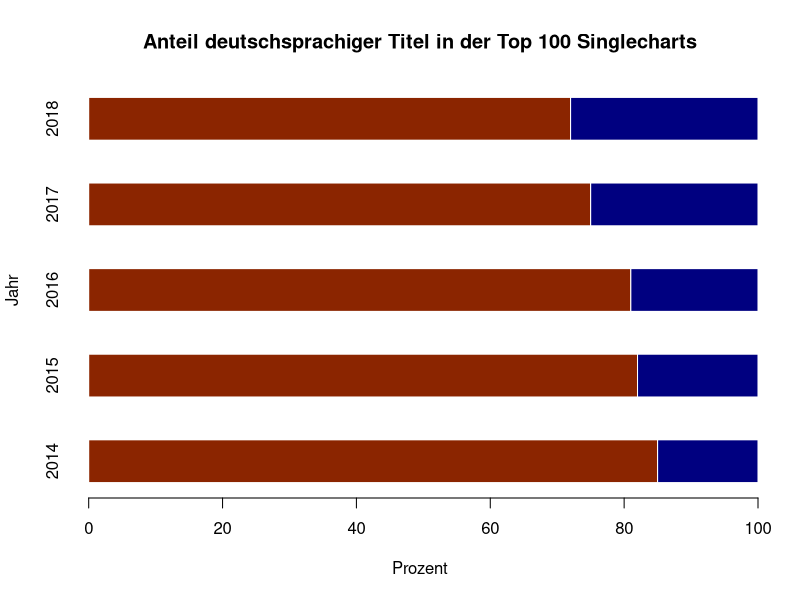
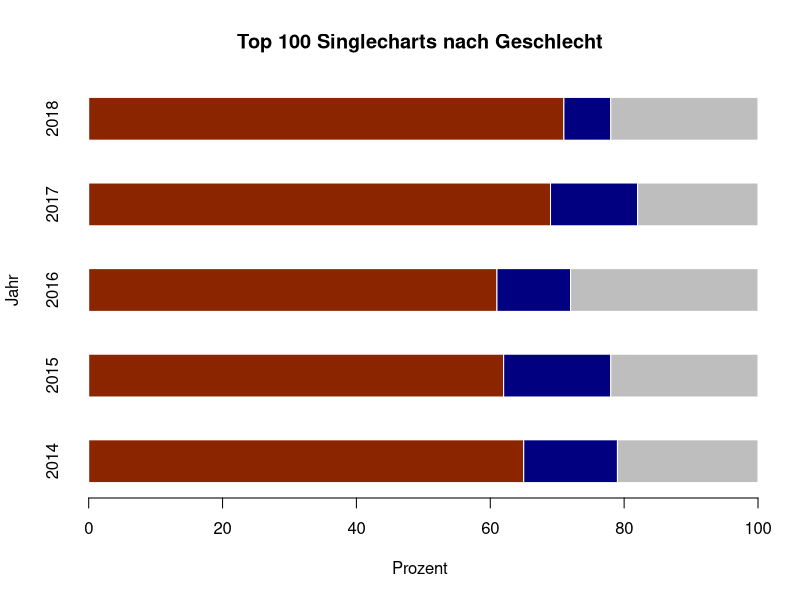
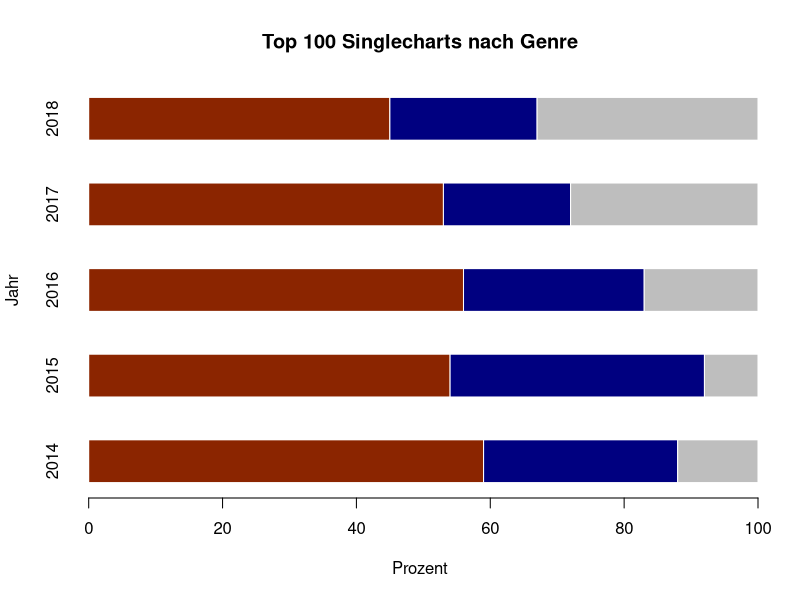

Generate these figures, in order, with R:
####################################################################
# Projekt: Analyse Top 100 Singlecharts                            #
# Im Auftrag: RedaktionsNetzwerk Deutschland                       #
# Autor: Julius Heinrichs                                          #
# Mail: julius.heinrichs@web.de                                    #
# Stand: 28.05.2019                                                #
####################################################################


# Datensatz einlesen: 
charts <- read.csv2("Datensatz_Charts.csv", header = TRUE, sep = ";")

####################################################################
# Datensatz: Datensatz_Charts                                      #
#                                                                  #
# Der Datensatz enthält die Top100 Singlejahrescharts von 2014 bis #
# 2018. Variablen: Jahr, Position, Titel, Interpret, Geschlecht    #
# Interpret, Sprache des Titels, Genre des Titels                  # 
#                                                                  #
# Eigene Datenakkumulation                                         #
# Datenquelle: https://www.offiziellecharts.de/charts/single-jahr  #
# Vorgehen bei Datensatzerstellung und Codes siehe readme          #
####################################################################

# Bereinigung Datensatz: Löschung der leeren Spalten 8 und 9:
charts <- charts[, -c(8,9)]

# Deskriptive Analysen: Bedingte Häufigkeiten
# Frage 1: Wie hat sich der Anteil deutschsprachig gesungener Songs 
# entwickelt - nach Jahren?

table(charts$Jahr, charts$Deutsch)

# Grafische Auswertung: 
barplot(table(charts$Deutsch, charts$Jahr), 
        horiz = TRUE, 
        col = c("orangered4", "navyblue"),
        border = "white",
        space = 1,
        xlab = "Prozent", 
        ylab = "Jahr", 
        main = "Anteil deutschsprachiger Titel in der Top 100 Singlecharts")

# Ausgabe Daten für Redaktion: 
deutsch <- data.frame(table(charts$Jahr, charts$Deutsch))
colnames(deutsch) <- c("Jahr", "Deutsch", "Häufigkeit")
write.csv2(deutsch, file = "Deutsch.csv")

# Frage 2: Wie hat sich der Anteil von Singles entwickelt, deren 
# Interpreten ausschließlich Männer waren - nach Jahren?

table(charts$Jahr, charts$Geschlecht)

# Grafische Auswertung: 
barplot(table(charts$Geschlecht, charts$Jahr), 
        horiz = TRUE, 
        col = c("orangered4", "navyblue", "grey"),
        border = "white",
        space = 1,
        xlab = "Prozent", 
        ylab = "Jahr", 
        main = "Top 100 Singlecharts nach Geschlecht")

# Ausgabe Daten für Redaktion: 
geschl <- data.frame(table(charts$Jahr, charts$Geschlecht))
colnames(geschl) <- c("Jahr", "Geschlecht", "Häufigkeit")
write.csv2(geschl, file = "Geschlecht.csv")

# Frage 3: Wie hat sich der Anteil verschiedener Genre entwickelt - 
# nach Jahren?

table(charts$Jahr, charts$Genre)

# Grafische Auswertung: 
barplot(table(charts$Genre, charts$Jahr), 
        horiz = TRUE, 
        col = c("orangered4", "navyblue", "grey"),
        border = "white",
        space = 1,
        xlab = "Prozent", 
        ylab = "Jahr", 
        main = "Top 100 Singlecharts nach Genre")

# Ausgabe Daten für Redaktion: 
genre <- data.frame(table(charts$Jahr, charts$Genre))
colnames(genre) <- c("Jahr", "Genre", "Häufigkeit")
write.csv2(genre, file = "Genre.csv")

# Frage 4: Wie hoch ist der Anteil der Frauen nach Genre?
geschl_genre <- data.frame(table(charts$Genre, charts$Geschlecht))
colnames(geschl_genre) <- c("Genre", "Geschlecht", "Häufigkeit")
write.csv2(geschl_genre, file = "Geschlecht_Genre.csv")

# Ende. 


